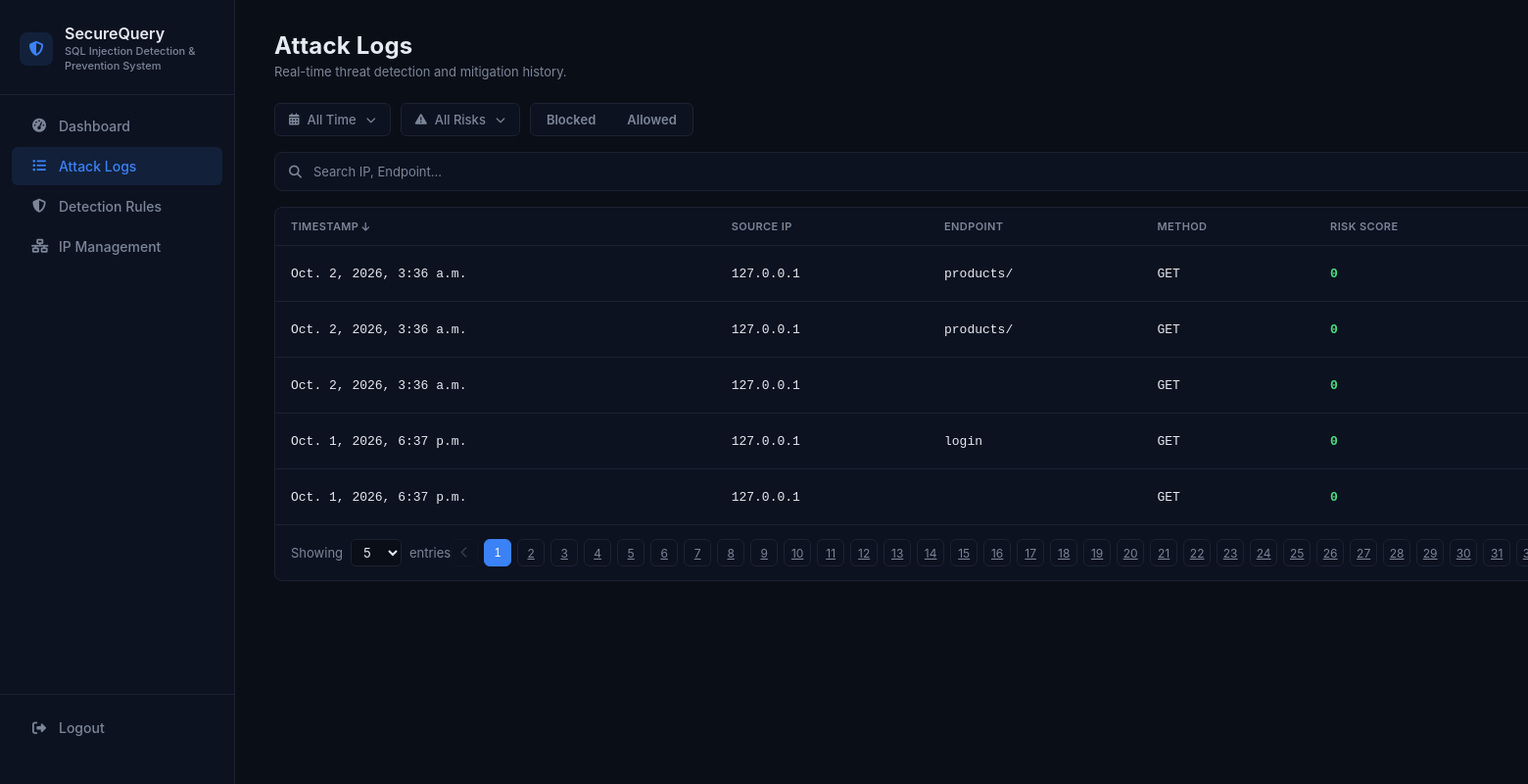
Screenshot of /attack_logs/ (signed in) with the database file from the repository.
### attack_logs/models.py (models this page shows, shortened)
class RequestLog(models.Model):
    METHOD_CHOICES = [
        ("GET", "GET"),
        ("POST", "POST"),
        ("PUT", "PUT"),
        ("DELETE", "DELETE"),
        ("PATCH", "PATCH"),
    ]
    RISK_LEVEL_CHOICES = [
        ("low", "Low"),
        ("medium", "Medium"),
        ("high", "High"),
        ("critical", "Critical"),
    ]
    ACTION_CHOICES = [
        ("allowed", "Allowed"),
        ("blocked", "Blocked"),
    ]
    timestamp = models.DateTimeField(default=timezone.now, db_index=True)
    source_ip = models.GenericIPAddressField()
    endpoint = models.CharField(max_length=255)
    method = models.CharField(max_length=10, choices=METHOD_CHOICES)
    user_agent = models.TextField(blank=True)
    query_params = models.JSONField(blank=True, null=True)
    request_body = models.TextField(blank=True, null=True)
    headers = models.JSONField(blank=True, null=True)
    cookies = models.JSONField(blank=True, null=True)
    payload_snippet = models.TextField(blank=True, help_text="The specific matched/suspicious input")
    risk_score = models.PositiveIntegerField(default=0)
    risk_level = models.CharField(max_length=10, choices=RISK_LEVEL_CHOICES, default="low")
    action_taken = models.CharField(max_length=10, choices=ACTION_CHOICES, default="allowed")
    is_false_positive = models.BooleanField(default=False)
    reviewed_by = models.ForeignKey(
        User, null=True, blank=True, on_delete=models.SET_NULL, related_name="reviewed_logs"
    )
    class Meta:
        ordering = ["-timestamp"]
        indexes = [
            models.Index(fields=["source_ip"]),
            models.Index(fields=["endpoint"]),
            models.Index(fields=["risk_level"]),
            models.Index(fields=["timestamp"]),
        ]

### attack_logs/views.py (the view)
# urls.py: path("", views.attack_logs, name="index"),
@login_required
def attack_logs(request):
    params = request.GET
    range_key = params.get("range", DEFAULT_RANGE)
    if range_key not in DATE_RANGES:
        range_key = DEFAULT_RANGE
    risk = params.get("risk")
    if risk not in RISK_LEVELS:
        risk = None
    action = params.get("action")
    if action not in ACTIONS:
        action = None
    query = params.get("q", "").strip()
    try:
        per_page = int(params.get("per_page", 5))
    except ValueError:
        per_page = 5
    if per_page not in ALLOWED_PER_PAGE:
        per_page = 5
    logs = RequestLog.objects.all()
    delta = DATE_RANGES[range_key][1]
    if delta is not None:
        cutoff = timezone.now() - delta
        logs = logs.filter(timestamp__gte=cutoff)
    if risk:
        logs = logs.filter(risk_level=risk)
    if action:
        logs = logs.filter(action_taken=action)
    if query:
        logs = logs.filter(
            Q(source_ip__icontains=query)
            | Q(endpoint__icontains=query)
            | Q(method__icontains=query)
        )
    logs = logs.order_by("-timestamp")
    page_obj = Paginator(logs, per_page).get_page(params.get("page", 1))
    range_options = [
        {"label": label, "url": _url(params, range=key), "active": key == range_key}
        for key, (label, _) in DATE_RANGES.items()
    ]
    risk_options = [
        {"label": "All Risks", "url": _url(params, risk=None), "active": risk is None}
    ] + [
        {"label": label, "url": _url(params, risk=key), "active": key == risk}
        for key, label in RISK_LEVELS.items()
    ]
    action_options = [
        {
            "label": label,
            "url": _url(params, action=None if key == action else key),
            "active": key == action,
        }
        for key, label in ACTIONS.items()
    ]
    base_qs = params.copy()
    base_qs.pop("page", None)
    return render(request, "attack_logs/index.html", {
        "page_obj": page_obj,
        "query": query,
        "range_key": range_key,
        "risk": risk,
        "action": action,
        "per_page": per_page,
        "range_label": DATE_RANGES[range_key][0],
        "risk_label": RISK_LEVELS.get(risk, "All Risks"),
        "range_options": range_options,
        "risk_options": risk_options,
        "action_options": action_options,
        "base_qs": base_qs.urlencode(),
    })

### attack_logs/views.py (called while the page is built)
def _url(params, **overrides):
    q = params.copy()
    q.pop("page", None)
    for key, value in overrides.items():
        if value is None:
            q.pop(key, None)
        else:
            q[key] = value
    qs = q.urlencode()
    return f"?{qs}" if qs else "?"

### attack_logs/templates/attack_logs/index.html (shortened to what this page needs)
   {% extends "layout.html" %}
    {% load static %}
    {% block style %}
        <link rel="stylesheet" type="text/css" href="{% static 'css/attack-logs.css' %}">
    {% endblock %}
    {% block content %}
        <div class="page-header">
            <div class="page-header-text">
                <h1 class="page-title">Attack Logs</h1>
                <p class="page-subtitle">Real-time threat detection and mitigation history.</p>
            </div>
        </div>
        <div class="filter-bar">
            <div class="filter-group">
                <div class="dropdown" data-dropdown>
                    <button type="button" class="filter-dropdown" data-dropdown-toggle aria-expanded="false">
                        <i class="fas fa-calendar-days"></i>
                        {{ range_label }}
                        <i class="fas fa-chevron-down chevron"></i>
                    </button>
                </div>
                <div class="dropdown" data-dropdown>
                    <button type="button" class="filter-dropdown" data-dropdown-toggle aria-expanded="false">
                        <i class="fas fa-triangle-exclamation"></i>
                        {{ risk_label }}
                        <i class="fas fa-chevron-down chevron"></i>
                    </button>
                </div>
                <div class="toggle-group">
                    {% for opt in action_options %}
                        <a href="{{ opt.url }}" class="toggle-option {% if opt.active %}active{% endif %}">{{ opt.label }}</a>
                    {% endfor %}
                </div>
            </div>
        </div>
        <form class="search-bar" method="GET" action="{% url 'attack_logs:index' %}">
            <i class="fas fa-magnifying-glass search-icon"></i>
            <input type="text" name="q" class="search-input" placeholder="Search IP, Endpoint..." value="{{ query }}">
        </form>
        <div class="table-wrapper">
            <table class="data-table">
                <thead>
                    <tr>
                        <th>Timestamp <i class="fas fa-arrow-down" style="font-size:10px;"></i></th>
                        <th>Source IP</th>
                        <th>Endpoint</th>
                        <th>Method</th>
                        <th>Risk Score</th>
                        <th>Level</th>
                    </tr>
                </thead>
                <tbody>
                    {% for log in page_obj %}
                    <tr>
                        <td class="cell-muted">{{ log.timestamp }}</td>
                        <td class="cell-ip">{{ log.source_ip }}</td>
                        <td class="cell-endpoint">{{ log.endpoint }}</td>
                        <td class="cell-muted">{{ log.method }}</td>
                        <td class="risk-score {{ log.risk_level }}">{{ log.risk_score }}</td>
                        <td>
                        </td>
                    </tr>
                    {% empty %}
                        <tr>
                            <td colspan="9" class="cell-muted" style="text-align:center; padding:24px;">
                                No attack logs found.
                            </td>
                        </tr>
                    {% endfor %}
                </tbody>
            </table>
            <div class="pagination-bar">
                <div class="entries-select">
                    Showing
                    <select onchange="const p = new URLSearchParams(window.location.search);
                                    p.set('per_page', this.value); p.delete('page');
                                    window.location.search = p.toString();">
                        <option value="5" {% if page_obj.paginator.per_page == 5 %}selected{% endif %}>5</option>
                    </select>
                    entries
                </div>
                <div class="page-controls">
                    {% if page_obj.has_previous %}
                        <a href="?{% if base_qs %}{{ base_qs }}&{% endif %}page={{ page_obj.previous_page_number }}" class="page-btn">
                            <i class="fas fa-chevron-left"></i>
                        </a>
                    {% else %}
                        <button class="page-btn" disabled><i class="fas fa-chevron-left"></i></button>
                    {% endif %}
                    {% for num in page_obj.paginator.page_range %}
                        {% if num == page_obj.number %}
                            <button class="page-btn active">{{ num }}</button>
                        {% else %}
                            <a href="?{% if base_qs %}{{ base_qs }}&{% endif %}page={{ num }}" class="page-btn">{{ num }}</a>
                        {% endif %}
                    {% endfor %}
                </div>
            </div>
        </div>
    {% endblock %}

### static/css/styles.css (style rules this page uses)
:root { --color-bg-main: #0a0e17; --color-bg-sidebar: #0d1220; --color-border: #1c2233; --color-accent: #3b82f6; --color-text-primary: #e6eaf2; --color-text-secondary: #7c8699; --font-ui: -apple-system, BlinkMacSystemFont, "Segoe UI", Roboto, sans-serif; --font-mono: "JetBrains Mono", "SFMono-Regular", Consolas, monospace; --sidebar-width: 240px; }
* { box-sizing: border-box; }
body { margin: 0; display: flex; min-height: 100vh; background-color: var(--color-bg-main); font-family: var(--font-ui); color: var(--color-text-primary); }
h1, h2, h3, h4, h5, h6 { color: var(--color-text-primary); font-family: var(--font-ui); font-weight: 600; margin: 0 0 8px; }
h1 { font-size: 22px; letter-spacing: 0.2px; }
.page-header { display: flex; align-items: flex-start; justify-content: space-between; gap: 16px; margin-bottom: 24px; }
.page-header-text { min-width: 0; }
.page-title { font-size: 24px; font-weight: 700; color: var(--color-text-primary); margin: 0 0 4px; letter-spacing: 0.2px; }
.page-subtitle { font-size: 13px; font-weight: 400; color: var(--color-text-secondary); margin: 0; }
.table-wrapper { border: 1px solid var(--color-border); border-radius: 8px; overflow: hidden; background-color: var(--color-bg-sidebar); }
.data-table { width: 100%; border-collapse: collapse; font-size: 13px; }
.data-table thead th { text-align: left; padding: 12px 16px; font-size: 11px; font-weight: 600; text-transform: uppercase; letter-spacing: 0.4px; color: var(--color-text-secondary); border-bottom: 1px solid var(--color-border); white-space: nowrap; }
.data-table tbody td { padding: 14px 16px; color: var(--color-text-primary); border-bottom: 1px solid var(--color-border); white-space: nowrap; }
.data-table tbody tr:last-child td { border-bottom: none; }
.cell-muted { color: var(--color-text-secondary); font-family: var(--font-mono); }
.cell-ip { color: var(--color-accent); font-family: var(--font-mono); }
.cell-endpoint { font-family: var(--font-mono); }
.risk-score { font-weight: 700; font-family: var(--font-mono); }
.risk-score.low { color: #4ade80; }

### rows the page displays
RequestLog: timestamp "Oct. 2, 2026, 3:36 a.m.", source_ip "127.0.0.1", endpoint "products/", method "GET", risk_score "0"
RequestLog: timestamp "Oct. 2, 2026, 3:36 a.m.", source_ip "127.0.0.1", endpoint "products/", method "GET", risk_score "0"
RequestLog: timestamp "Oct. 2, 2026, 3:36 a.m.", source_ip "127.0.0.1", method "GET", risk_score "0"
RequestLog: timestamp "Oct. 1, 2026, 6:37 p.m.", source_ip "127.0.0.1", endpoint "login", method "GET", risk_score "0"
RequestLog: timestamp "Oct. 1, 2026, 6:37 p.m.", source_ip "127.0.0.1", method "GET", risk_score "0"

### other values shown
{{ range_label }} "All Time"
{{ risk_label }} "All Risks"
{{ opt.label }} "Blocked" "Allowed"
{{ num }} "1"
{{ num }} "2" "3" "4" "5" "6" "7" "8" "9" "10" "11" "12" "13" "14" "15" "16" "17" "18" "19" "20" "21" "22" "23" "24" "25" "26" "27" "28" "29" "30" "31"
